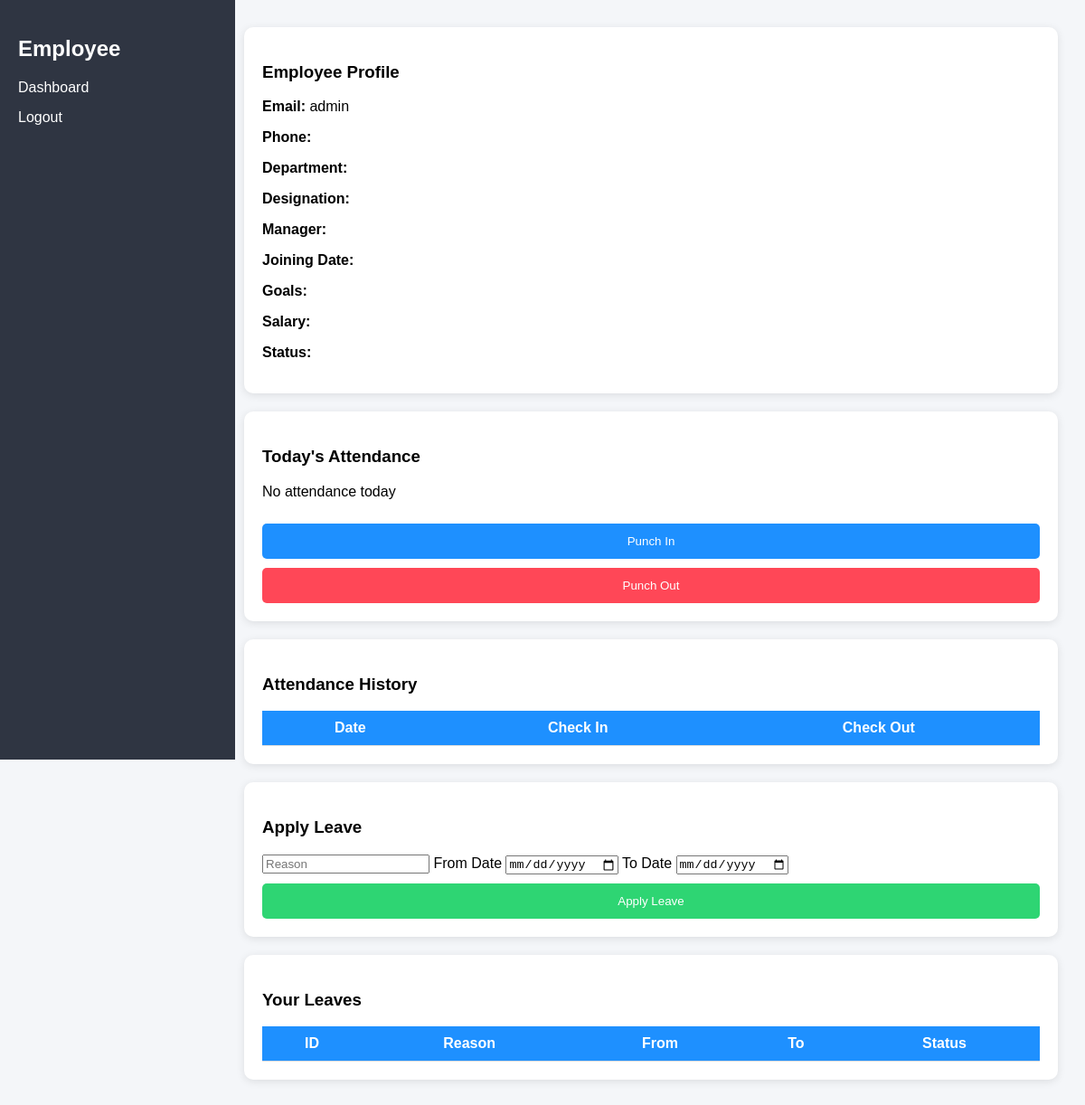
Before: /employee/admin with the older database file.
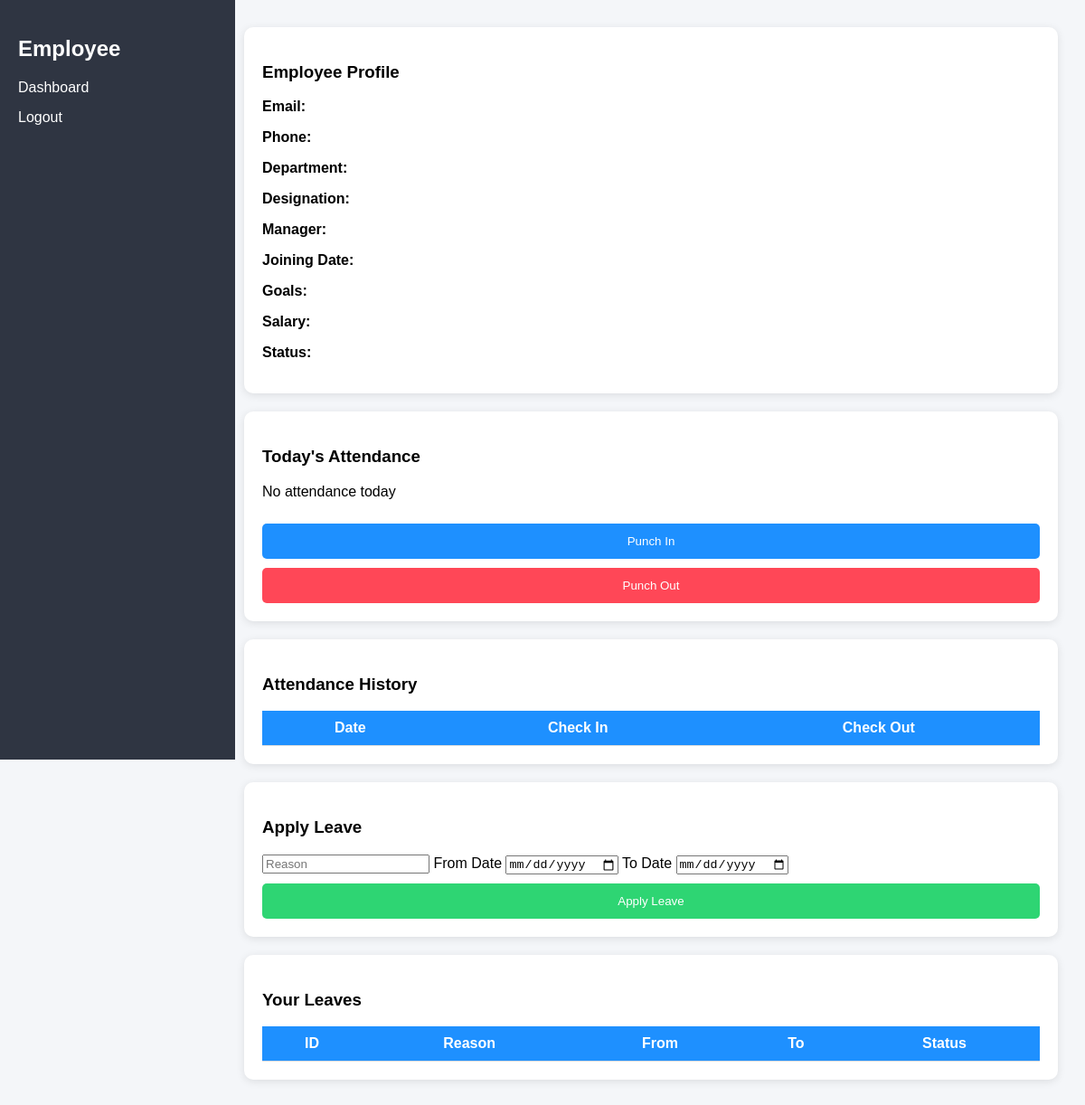
After: the same page with the newer database file.
### tables this page shows
CREATE TABLE users (
    id INTEGER PRIMARY KEY AUTOINCREMENT,
    email TEXT UNIQUE,
    password TEXT,
    role TEXT,
    phone TEXT
);

### app.py (the view)
@app.get("/employee/{email}", response_class=HTMLResponse)
def employee_dashboard(request: Request, email: str):
    user = cur.execute(
        "SELECT * FROM users WHERE email=?",
        (email,)
    ).fetchone()
    leaves = cur.execute(
        "SELECT * FROM leaves WHERE employee_email=?",
        (email,)
    ).fetchall()
    attendance = cur.execute(
        "SELECT * FROM attendance WHERE employee_email=? ORDER BY date DESC",
        (email,)
    ).fetchall()
    today, _ = get_ist_time()
    today_record = cur.execute(
        "SELECT * FROM attendance WHERE employee_email=? AND date=?",
        (email, today)
    ).fetchone()
    return templates.TemplateResponse(
        "dashboard_employee.html",
        {
            "request": request,
            "email": email,
            "user": user,
            "leaves": leaves,
            "attendance": attendance,
            "today_record": today_record
        }
    )

### templates/dashboard_employee.html (shortened to what this page needs)
<!DOCTYPE html>
<html>
<head>
</head>
<body>
<div class="sidebar">
<h2>Employee</h2>
<a href="#">Dashboard</a>
<a href="/logout">Logout</a>
</div>
<div class="main">
<div class="card">
<h3>Employee Profile</h3>
<p><b>Email:</b> {{user[1]}}</p>
<p><b>Phone:</b> {{user[4]}}</p>
<p><b>Department:</b> {{user[6]}}</p>
<p><b>Designation:</b> {{user[7]}}</p>
<p><b>Manager:</b> {{user[9]}}</p>
<p><b>Joining Date:</b> {{user[5]}}</p>
<p><b>Goals:</b> {{user[8]}}</p>
<p><b>Salary:</b> {{user[10]}}</p>
<p><b>Status:</b> {{user[11]}}</p>
</div>
<div class="card">
<h3>Today's Attendance</h3>
{% if today_record %}
<p><b>Check In:</b> {{today_record[3]}}</p>
<p><b>Check Out:</b> {{today_record[4]}}</p>
{% else %}
<p>No attendance today</p>
{% endif %}
<form method="post" action="/check_in">
<button style="background:#1e90ff;">Punch In</button>
</form>
<form method="post" action="/check_out">
<button style="background:#ff4757;">Punch Out</button>
</form>
</div>
<div class="card">
<h3>Attendance History</h3>
<table>
<tr>
<th>Date</th>
<th>Check In</th>
<th>Check Out</th>
</tr>
</table>
</div>
<div class="card">
<h3>Apply Leave</h3>
<form method="post" action="/apply_leave">
<input name="reason" placeholder="Reason" required>
<label>From Date</label>
<input type="date" name="from_date" required>
<label>To Date</label>
<input type="date" name="to_date" required>
<button style="background:#2ed573;">Apply Leave</button>
</form>
</div>
<div class="card">
<h3>Your Leaves</h3>
<table>
<tr>
<th>ID</th>
<th>Reason</th>
<th>From</th>
<th>To</th>
<th>Status</th>
</tr>
</table>
</div>
</div>
</body>
</html>

Changed rows visible on the page:
removed users: email "admin"
